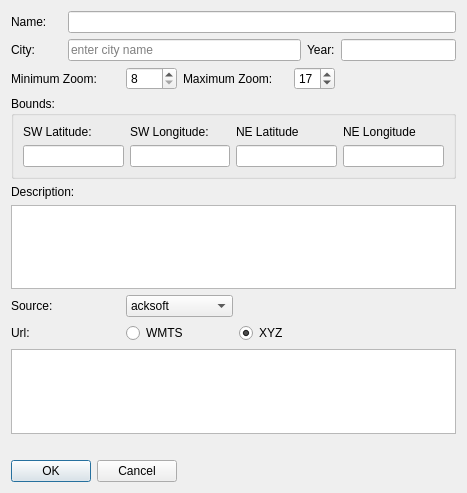
<?xml version="1.0" encoding="UTF-8"?>
<ui version="4.0">
 <class>AddGeoreferencedDialog</class>
 <widget class="QDialog" name="AddGeoreferencedDialog">
  <property name="geometry">
   <rect>
    <x>0</x>
    <y>0</y>
    <width>467</width>
    <height>493</height>
   </rect>
  </property>
  <property name="windowTitle">
   <string>Update Overlay Information</string>
  </property>
  <layout class="QGridLayout" name="gridLayout">
   <item row="0" column="0">
    <widget class="QLabel" name="label">
     <property name="text">
      <string>Name:</string>
     </property>
    </widget>
   </item>
   <item row="0" column="1" colspan="7">
    <widget class="QLineEdit" name="edName">
     <property name="toolTip">
      <string>&lt;html&gt;&lt;head/&gt;&lt;body&gt;&lt;p&gt;Enter a name by which this overlay will be known.&lt;/p&gt;&lt;/body&gt;&lt;/html&gt;</string>
     </property>
    </widget>
   </item>
   <item row="1" column="0">
    <widget class="QLabel" name="label_11">
     <property name="text">
      <string>City:</string>
     </property>
    </widget>
   </item>
   <item row="1" column="1" colspan="5">
    <widget class="QLineEdit" name="edCity">
     <property name="placeholderText">
      <string>enter city name</string>
     </property>
    </widget>
   </item>
   <item row="1" column="6">
    <widget class="QLabel" name="label_12">
     <property name="text">
      <string>Year:</string>
     </property>
    </widget>
   </item>
   <item row="1" column="7">
    <widget class="QLineEdit" name="edYear"/>
   </item>
   <item row="2" column="0" colspan="2">
    <widget class="QLabel" name="label_2">
     <property name="text">
      <string>Minimum Zoom:</string>
     </property>
    </widget>
   </item>
   <item row="2" column="2">
    <widget class="QSpinBox" name="sbMinZoom">
     <property name="minimum">
      <number>8</number>
     </property>
     <property name="maximum">
      <number>18</number>
     </property>
    </widget>
   </item>
   <item row="2" column="3" colspan="2">
    <widget class="QLabel" name="label_3">
     <property name="text">
      <string>Maximum Zoom:</string>
     </property>
    </widget>
   </item>
   <item row="2" column="5" colspan="2">
    <widget class="QSpinBox" name="sbMaxZoom">
     <property name="maximum">
      <number>21</number>
     </property>
     <property name="value">
      <number>17</number>
     </property>
    </widget>
   </item>
   <item row="3" column="0" colspan="8">
    <widget class="QGroupBox" name="groupBox">
     <property name="title">
      <string>Bounds:</string>
     </property>
     <layout class="QGridLayout" name="gridLayout_2">
      <item row="0" column="0">
       <widget class="QLabel" name="label_4">
        <property name="text">
         <string>SW Latitude:</string>
        </property>
       </widget>
      </item>
      <item row="0" column="1">
       <widget class="QLabel" name="label_5">
        <property name="text">
         <string>SW Longitude:</string>
        </property>
       </widget>
      </item>
      <item row="0" column="2">
       <widget class="QLabel" name="label_6">
        <property name="text">
         <string>NE Latitude</string>
        </property>
       </widget>
      </item>
      <item row="0" column="3">
       <widget class="QLabel" name="label_7">
        <property name="text">
         <string>NE Longitude</string>
        </property>
       </widget>
      </item>
      <item row="1" column="0">
       <widget class="QLineEdit" name="swLat"/>
      </item>
      <item row="1" column="1">
       <widget class="QLineEdit" name="swLon"/>
      </item>
      <item row="1" column="2">
       <widget class="QLineEdit" name="neLat"/>
      </item>
      <item row="1" column="3">
       <widget class="QLineEdit" name="neLon"/>
      </item>
     </layout>
    </widget>
   </item>
   <item row="4" column="0" colspan="2">
    <widget class="QLabel" name="label_9">
     <property name="text">
      <string>Description:</string>
     </property>
    </widget>
   </item>
   <item row="5" column="0" colspan="8">
    <widget class="MyTextEdit" name="description"/>
   </item>
   <item row="6" column="0">
    <widget class="QLabel" name="label_10">
     <property name="text">
      <string>Source:</string>
     </property>
    </widget>
   </item>
   <item row="6" column="2" colspan="2">
    <widget class="QComboBox" name="comboBox">
     <item>
      <property name="text">
       <string>acksoft</string>
      </property>
     </item>
     <item>
      <property name="text">
       <string>georeferencer</string>
      </property>
     </item>
     <item>
      <property name="text">
       <string>mbtiles</string>
      </property>
     </item>
    </widget>
   </item>
   <item row="7" column="0">
    <widget class="QLabel" name="label_8">
     <property name="text">
      <string>Url:</string>
     </property>
    </widget>
   </item>
   <item row="7" column="2" colspan="2">
    <widget class="QRadioButton" name="rbWMTS">
     <property name="text">
      <string>WMTS</string>
     </property>
    </widget>
   </item>
   <item row="7" column="4">
    <widget class="QRadioButton" name="rbXYZ">
     <property name="text">
      <string>XYZ</string>
     </property>
     <property name="checked">
      <bool>true</bool>
     </property>
    </widget>
   </item>
   <item row="8" column="0" colspan="8">
    <widget class="QTextEdit" name="edUrl">
     <property name="toolTip">
      <string>&lt;html&gt;&lt;head/&gt;&lt;body&gt;&lt;p&gt;Enter either a Web Map Tile Service(&lt;span style=&quot; font-weight:600;&quot;&gt;WMTS&lt;/span&gt;) capabilities request URL request or an XYZ link Url.&lt;/p&gt;&lt;/body&gt;&lt;/html&gt;</string>
     </property>
    </widget>
   </item>
   <item row="9" column="0">
    <widget class="QLabel" name="lblErr">
     <property name="palette">
      <palette>
       <active>
        <colorrole role="WindowText">
         <brush brushstyle="SolidPattern">
          <color alpha="255">
           <red>255</red>
           <green>0</green>
           <blue>0</blue>
          </color>
         </brush>
        </colorrole>
       </active>
       <inactive>
        <colorrole role="WindowText">
         <brush brushstyle="SolidPattern">
          <color alpha="255">
           <red>255</red>
           <green>0</green>
           <blue>0</blue>
          </color>
         </brush>
        </colorrole>
       </inactive>
       <disabled>
        <colorrole role="WindowText">
         <brush brushstyle="SolidPattern">
          <color alpha="255">
           <red>190</red>
           <green>190</green>
           <blue>190</blue>
          </color>
         </brush>
        </colorrole>
       </disabled>
      </palette>
     </property>
     <property name="text">
      <string/>
     </property>
    </widget>
   </item>
   <item row="10" column="0" colspan="3">
    <widget class="QDialogButtonBox" name="buttonBox">
     <property name="orientation">
      <enum>Qt::Horizontal</enum>
     </property>
     <property name="standardButtons">
      <set>QDialogButtonBox::Cancel|QDialogButtonBox::Ok</set>
     </property>
    </widget>
   </item>
  </layout>
 </widget>
 <customwidgets>
  <customwidget>
   <class>MyTextEdit</class>
   <extends>QTextEdit</extends>
   <header>mytextedit.h</header>
  </customwidget>
 </customwidgets>
 <resources/>
 <connections>
  <connection>
   <sender>buttonBox</sender>
   <signal>accepted()</signal>
   <receiver>AddGeoreferencedDialog</receiver>
   <slot>accept()</slot>
   <hints>
    <hint type="sourcelabel">
     <x>248</x>
     <y>254</y>
    </hint>
    <hint type="destinationlabel">
     <x>157</x>
     <y>274</y>
    </hint>
   </hints>
  </connection>
  <connection>
   <sender>buttonBox</sender>
   <signal>rejected()</signal>
   <receiver>AddGeoreferencedDialog</receiver>
   <slot>reject()</slot>
   <hints>
    <hint type="sourcelabel">
     <x>316</x>
     <y>260</y>
    </hint>
    <hint type="destinationlabel">
     <x>286</x>
     <y>274</y>
    </hint>
   </hints>
  </connection>
 </connections>
</ui>
